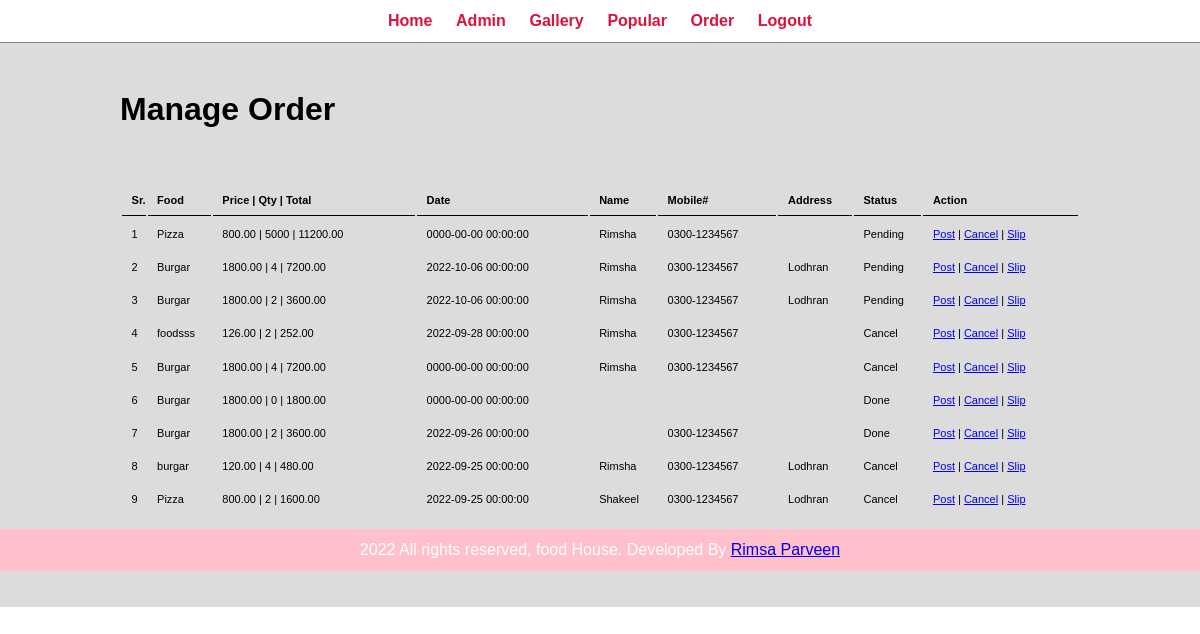
Page /admin/manage-order.php (signed in) on the committed database.
### tables this page shows
CREATE TABLE `tbl_order` (
  `id` int(10) UNSIGNED NOT NULL,
  `food` varchar(150) NOT NULL,
  `price` decimal(10,2) NOT NULL,
  `qty` int(11) NOT NULL,
  `total` decimal(10,2) NOT NULL,
  `order_date` datetime NOT NULL,
  `status` varchar(50) NOT NULL,
  `customer_name` varchar(150) NOT NULL,
  `customer_contact` varchar(20) NOT NULL,
  `customer_email` varchar(150) NOT NULL,
  `customer_address` varchar(255) NOT NULL
);

### admin/manage-order.php (the view, shortened to what this page needs)
<?php include('partial/menu.php'); ?>
<div class="main-content">
<div class="wrapper">
    <h1> Manage Order </h1>
    <br><br><br>
        <table width='100%' border='0' style='font-size:11px;'>
            <tr>
                <th>Sr.</th>
                <th>Food</th>
                <th>Price | Qty | Total</th>
                <th> Date </th>
                <th> Name </th>
                <th> Mobile# </th>
                <th> Address </th>
                <th> Status</th>
                <th> Action</th>
            </tr>
            <?php
                 $sql = "SELECT *FROM tbl_order ORDER BY id DESC";
                 $res = mysqli_query($conn, $sql);
                 $count = mysqli_num_rows($res);
                $sr = 0;
                 if($count>0)
                 {
                    while($row=mysqli_fetch_assoc($res))
                    {
                        $sr++;
                        $id = $row['id'];
                        $food = $row['food'];
                        $price = $row['price'];
                        $qty = $row['qty'];
                        $total = $row['total'];
                        $order_date = $row['order_date'];
                        $status = $row['status'];
                        $customer_name = $row['customer_name'];
                        $customer_contact = $row['customer_contact'];
                        $customer_address = $row['customer_address'];
                        ?>
                            <tr>
                                <td><?php echo $sr; ?> </td>
                                <td> <?php echo $food; ?> </td>
                                <td> <?php echo $price; ?> | <?php echo $qty; ?> | <?php echo $total; ?></td>
                                <td><?php echo $order_date; ?></td>
                                <td><?php echo $customer_name; ?></td>
                                <td><?php echo $customer_contact; ?></td>
                                <td><?php echo $customer_address; ?></td>
                                <td>
                                    <?php
                                        if($status==0){echo "Pending";}else if($status==-1){echo "Cancel";}else{echo "Done";}
                                    ?>
                                </td>
                                <td>
                                    <a href='post-order.php?id=<?php echo $id; ?>'>Post</a> | <a href='cancel-order.php?id=<?php echo $id; ?>'>Cancel</a> | <a href='order-slip.php?id=<?php echo $id; ?>' target='_blank'>Slip</a>
                                </td>
                            </tr>
                        <?php
                    }
                }
                else
                {
                    echo "<tr><td colspan='12' class='error'> Orders not available </tr></td>";
                }
            ?>
        </table>
</div>
<?php include('partial/footer.php'); ?>

### css/admin.css (style rules this page uses)
* { margin: 0; padding: 0; font-family: Arial, Helvetica, sans-serif; }
.wrapper { padding: 1%; width: 80%; margin: 0 auto; }
table tr th { border-bottom: 1px solid black; padding: 1%; text-align: left; }
table tr td { padding: 1%; }
.main-content { background-color: gainsboro; padding: 3% 0; }

### rows in the picture
tbl_order: food "Pizza", price "800.00", qty "5000", total "11200.00", order_date "0000-00-00 00:00:00", customer_name "Rimsha", customer_contact "0300-1234567", status "Pending"
tbl_order: food "Burgar", price "1800.00", qty "4", total "7200.00", order_date "2022-10-06 00:00:00", customer_name "Rimsha", customer_contact "0300-1234567", customer_address "Lodhran", status "Pending"
tbl_order: food "Burgar", price "1800.00", qty "2", total "3600.00", order_date "2022-10-06 00:00:00", customer_name "Rimsha", customer_contact "0300-1234567", customer_address "Lodhran", status "Pending"
tbl_order: food "foodsss", price "126.00", qty "2", total "252.00", order_date "2022-09-28 00:00:00", customer_name "Rimsha", customer_contact "0300-1234567", status "Cancel"
tbl_order: food "Burgar", price "1800.00", qty "4", total "7200.00", order_date "0000-00-00 00:00:00", customer_name "Rimsha", customer_contact "0300-1234567", status "Cancel"
tbl_order: food "Burgar", price "1800.00", qty "0", total "1800.00", order_date "0000-00-00 00:00:00", status "Done"
tbl_order: food "Burgar", price "1800.00", qty "2", total "3600.00", order_date "2022-09-26 00:00:00", customer_contact "0300-1234567", status "Done"
tbl_order: food "burgar", price "120.00", qty "4", total "480.00", order_date "2022-09-25 00:00:00", customer_name "Rimsha", customer_contact "0300-1234567", customer_address "Lodhran", status "Cancel"
tbl_order: food "Pizza", price "800.00", qty "2", total "1600.00", order_date "2022-09-25 00:00:00", customer_name "Shakeel", customer_contact "0300-1234567", customer_address "Lodhran", status "Cancel"
